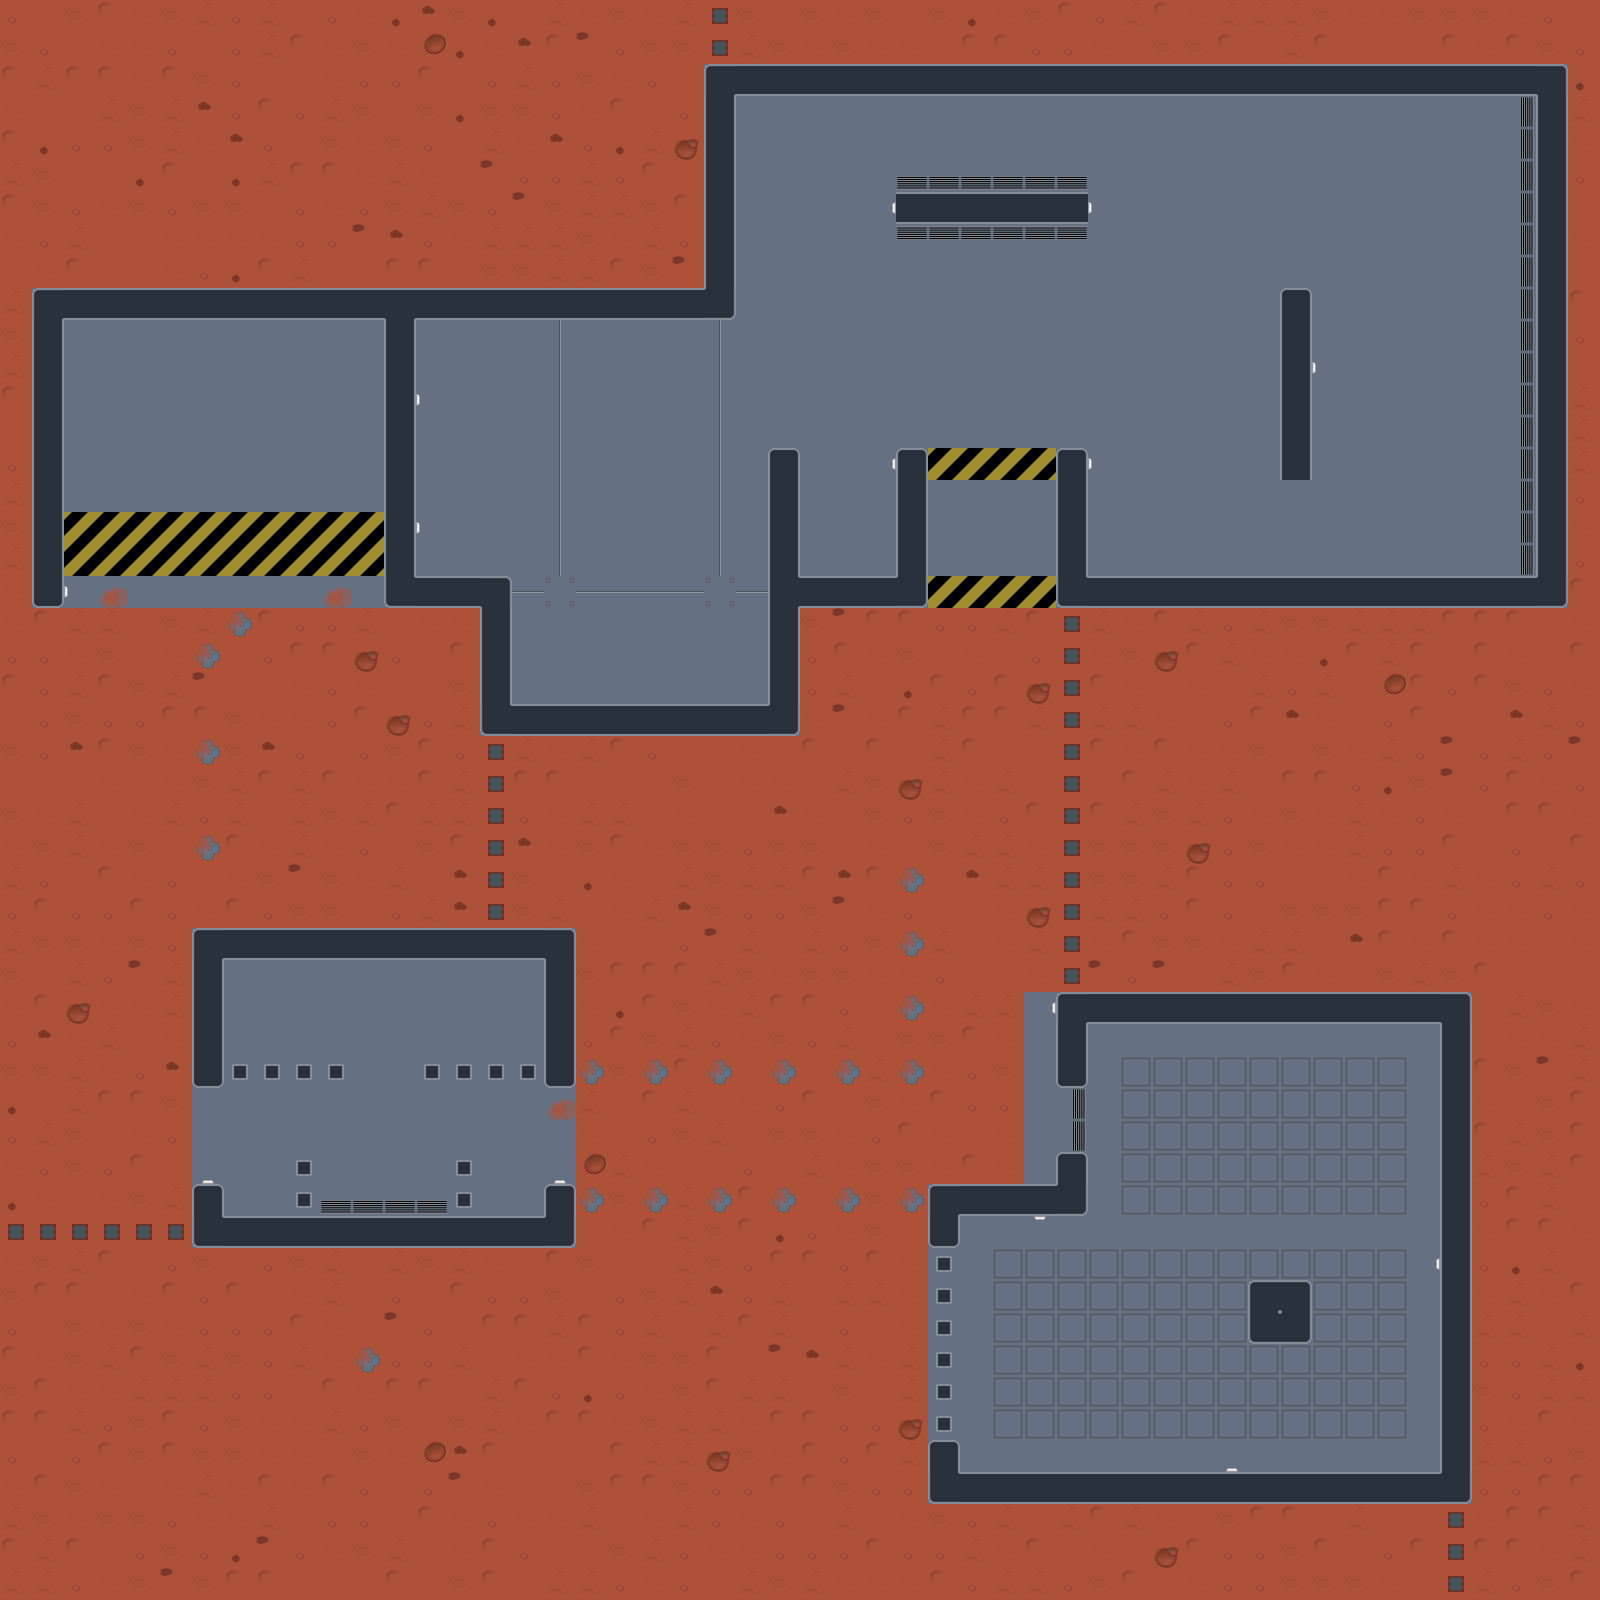

Below is a game level as drawn by its tile map, then a one-line description and the .tmx that defines it (tile-layer data replaced by summaries):
An orthogonal 50x50 tile map with 32x32 px tiles, 1 tile layer (Tile Layer 1), 4 tilesets and 37 objects.

<map version="1.0" tiledversion="1.0.3" orientation="orthogonal" renderorder="right-up" width="50" height="50" tilewidth="32" tileheight="32" nextobjectid="39">
 <properties>
  <property name="ambient" type="color" value="#ff47362d" />
 </properties>
 <tileset firstgid="1" source="mars_margin.tsx" />
 <tileset firstgid="145" source="obj_large.tsx" />
 <tileset firstgid="161" source="obj_small.tsx" />
 <tileset firstgid="225" source="obj_wide.tsx" />
 <layer name="Tile Layer 1" width="50" height="50">
  <data>[2500 cells, 2500 non-empty, 38 distinct tile ids]</data>
 </layer>
 <objectgroup name="Objects">
  <object id="1" gid="145" x="160" y="416" width="64" height="64" />
  <object id="2" gid="182" x="288" y="480" width="32" height="32" />
  <object id="3" gid="182" x="320" y="448" width="32" height="32" />
  <object id="4" gid="182" x="330" y="494" width="32" height="32" />
  <object id="5" gid="182" x="148" y="1056" width="32" height="32" />
  <object id="6" gid="182" x="150" y="1010" width="32" height="32" />
  <object id="7" gid="182" x="108" y="1030" width="32" height="32" />
  <object id="8" gid="182" x="1024" y="1408" width="32" height="32" />
  <object id="9" gid="182" x="1050" y="1372" width="32" height="32" />
  <object id="10" gid="182" x="1038" y="1312" width="32" height="32" />
  <object id="11" gid="182" x="1066" y="1334" width="32" height="32" />
  <object id="12" gid="233" x="1216" y="1536" width="64" height="32" />
  <object id="13" gid="225" x="1360" y="1520" width="64" height="32" rotation="90" />
  <object id="14" gid="225" x="480" y="1312" width="64" height="32" />
  <object id="15" gid="225" x="480" y="1376" width="64" height="32" />
  <object id="16" gid="225" x="384" y="1312" width="64" height="32" />
  <object id="17" gid="225" x="384" y="1376" width="64" height="32" />
  <object id="18" gid="225" x="288" y="1312" width="64" height="32" />
  <object id="19" gid="225" x="288" y="1376" width="64" height="32" />
  <object id="20" gid="233" x="384" y="1216" width="64" height="32" />
  <object id="21" gid="233" x="320" y="1216" width="64" height="32" />
  <object id="22" gid="227" x="800" y="448" width="64" height="32" rotation="-270" />
  <object id="23" gid="230" x="800" y="512" width="64" height="32" rotation="90" />
  <object id="24" gid="238" x="1376" y="512" width="64" height="32" />
  <object id="25" gid="238" x="1376" y="480" width="64" height="32" />
  <object id="26" gid="238" x="1376" y="352" width="64" height="32" />
  <object id="27" gid="238" x="1376" y="320" width="64" height="32" />
  <object id="28" gid="238" x="1376" y="224" width="64" height="32" />
  <object id="29" gid="238" x="1376" y="192" width="64" height="32" />
  <object id="30" gid="238" x="1376" y="384" width="64" height="32" />
  <object id="31" gid="235" x="960" y="1472" width="64" height="32" />
  <object id="32" gid="235" x="1120" y="1472" width="64" height="32" />
  <object id="33" gid="235" x="1280" y="1472" width="64" height="32" />
  <object id="34" gid="240" x="1344" y="1056" width="64" height="32" />
  <object id="35" gid="240" x="1408" y="1120" width="64" height="32" rotation="-270" />
  <object id="37" gid="150" x="576" y="480" width="64" height="64" />
  <object id="38" gid="196" x="1408" y="1568" width="32" height="32" />
 </objectgroup>
</map>
